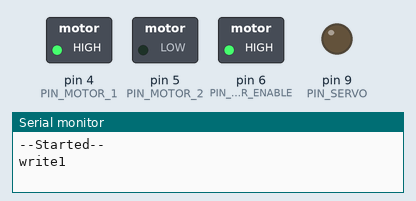
A sketch run on a simulated Arduino Uno, built with avr-gcc and run on an emulated ATmega328P. On the bench: switched loads named in the sketch (green lamp = pin HIGH), output pins drawn as LEDs (lit = HIGH), the last lines printed to the serial monitor. Pins used as bus, display or sensor lines are not drawn.

Above: at 1.0 s.
At 3.0 s:
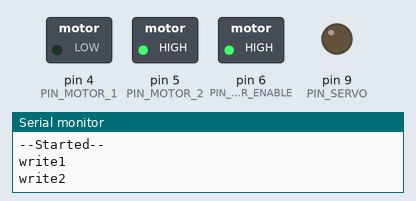
Timing chart, 0 to 4.7 s (numbered marks = the images above):
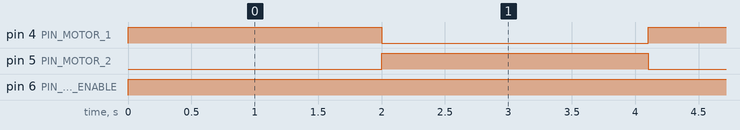

Measured:
- by itself, pin 4 (PIN_MOTOR_1): alternates HIGH for 2.0 s and LOW for 2.1 s
- by itself, pin 5 (PIN_MOTOR_2): alternates HIGH for 2.1 s and LOW for 2.0 s
- by itself, pin 6 (PIN_MOTOR_ENABLE): LOW → HIGH at 0.00 s

The sketch:

uchi.ino
```cpp
#include <Servo.h>
#include <IRremote.h>

Servo myservo;  // create servo object to control a servo
                // twelve servo objects can be created on most boards

int POS_1 = 90;
int POS_2 = 0;

int curPos = POS_1;    // variable to store the servo position

String serialString = "";
boolean hasSerialCommand = false;

int PIN_POWER = 10;
int PIN_SERVO = 9;
int PIN_IR_RECV = 11;
//int PIN_IR_SEND = 3; //this always has to be 3?

int PIN_MOTOR_ENABLE = 6;
int PIN_MOTOR_1 = 4;
int PIN_MOTOR_2 = 5;

IRrecv irrecv(PIN_IR_RECV);
decode_results irSignal;
IRsend irsend;

unsigned int SIGNAL_POWER_ON[19] = {
  2500, 2700, 800, 900, 750, 900, 800, 1900, 800, 1900, 800, 1900, 800, 1900, 800, 900, 750, 900, 800
};

unsigned int SIGNAL_POWER_OFF[19] = {
  2550, 2650, 800, 900, 750, 1950, 750, 950, 750, 900, 750, 1950, 750, 950, 700, 1950, 800, 1900, 800
};

unsigned int SIGNAL_AC_ON[100] = {
  //450, 1700, 450, 1700, 450, 1700, 450, 650, 400, 650, 450, 1700, 450, 600, 450, 650, 450, 600, 450, 650, 450, 600, 450, 1700, 450, 1700, 450, 600, 450, 1700, 450, 650, 450, 600, 450, 650, 450, 600, 450, 650, 400, 650, 450, 1700, 450, 1700, 450, 1700, 450, 1700, 450, 1700, 450, 1700, 450, 1650, 450, 1700, 450, 650, 450, 600, 450, 650, 450, 600, 450, 650, 400, 650, 450, 600, 450, 650, 450, 600, 450, 1700, 450, 1700, 450, 650, 400, 650, 450, 650, 400, 650, 450, 600, 450, 650, 450, 600, 450, 650, 450, 600, 450, 650
  //450, 650, 450, 600, 450, 650, 400, 650, 450, 650, 400, 650, 450, 600, 450, 650, 450, 600, 450, 1700, 450, 1700, 450, 650, 400, 650, 450, 650, 400, 650, 450, 600, 450, 650, 450, 600, 450, 650, 400, 650, 450, 650, 400, 650, 450, 600, 450, 650, 450, 1700, 450, 1700, 400, 650, 450, 650, 400, 650, 450, 650, 400, 650, 450, 600, 450, 650, 450, 600, 450, 1700, 450, 650, 400, 650, 450, 650, 400, 650, 450, 600, 450, 1700, 450, 650, 400
  4300, 4400, 500, 1700, 450, 1650, 500, 1650, 500, 1650, 450, 600, 500, 600, 450, 1700, 450, 650, 450, 600, 450, 650, 400, 600, 500, 600, 450, 1700, 450, 1700, 450, 600, 500, 1650, 500, 550, 500, 600, 450, 650, 450, 600, 450, 600, 500, 600, 450, 1700, 450, 1700, 450, 1700, 450, 1700, 450, 1650, 500, 1700, 450, 1650, 450, 1750, 450, 600, 450, 600, 450, 650, 450, 600, 450, 650, 450, 600, 450, 600, 450, 650, 450, 650, 400, 1700, 450, 600, 500, 600, 450, 650, 450, 1700, 400, 650, 450, 600, 450, 650, 450, 600, 450, 650
  //23826, 4300, 4400, 500, 1650, 500, 1650, 500, 1650, 450, 1700, 450, 600, 500, 600, 450, 1700, 450, 600, 500, 550, 500, 550, 500, 600, 500, 600, 450, 1700, 450, 1700, 450, 650, 450, 1650, 500, 550, 500, 600, 450, 600, 500, 600, 450, 600, 500, 600, 450, 1700, 450, 1700, 450, 1700, 450, 1650, 500, 1700, 450, 1650, 500, 1650, 500, 1700, 450, 600, 450, 600, 450, 650, 450, 600, 450, 650, 450, 600, 450, 650, 450, 600, 450, 600, 450, 1700, 450, 650, 450, 600, 450, 650, 450, 1650, 500, 600, 450, 600, 450, 650, 450, 600, 500, 600, 14286, 62556, 65436, 55656, 65436, 48050, 65436, 9700, 9550, 9800, 9800, 150, 34204, 250, 65436, 100, 65436, 100, 65436, 100, 65436, 100, 65436, 100, 65436, 100, 65436, 100, 65436, 100, 65436, 100, 65436, 100, 65436, 100, 65436, 100, 65436, 100, 65436, 100, 65436, 100, 65436, 39012, 64476, 27526, 52526, 18684, 12840, 51340, 41512, 51876, 25690, 38440, 18484, 52926, 38240, 18684, 63890, 12840, 41212, 39076, 38540, 13140, 18484, 240, 11404, 41412, 38876, 41712, 11740, 51190, 52526, 18684, 39726, 34594, 200, 100, 25500, 100, 38300, 100, 65436, 300, 65436, 2550, 50, 100, 50076, 100, 21916, 38430, 53416, 21484, 4574, 24504, 23516, 40466, 31574, 63494, 26454, 53412, 41262, 19108, 20622, 51516, 26904, 39076, 39676, 18684, 38080, 36108, 19184, 52826, 38812, 10916, 48158, 27354, 64476, 2600, 19184, 52826, 65436, 9800, 9800, 10390, 28100, 33480, 21984, 37394, 33680, 22184, 330
};

unsigned int SIGNAL_AC_OFF[100] = {
  450, 1700, 450, 600, 450, 1700, 450, 650, 400, 650, 450, 650, 400, 650, 450, 600, 450, 650, 450, 1700, 450, 1700, 450, 1700, 400, 1750, 400, 1700, 450, 1700, 450, 1700, 450, 1700, 450, 650, 450, 600, 450, 650, 400, 650, 450, 600, 450, 650, 450, 600, 450, 650, 450, 600, 450, 1700, 450, 1700, 450, 650, 400, 650, 450, 600, 450, 650, 450, 600, 450, 650, 450, 600, 450, 650, 400, 650, 450, 650, 400, 650, 450, 600, 450, 1700, 450, 1700, 450, 1700, 450, 650, 400, 650, 450, 650, 400, 650, 450, 600, 450, 650, 400, 650
};


void setup()
{
  Serial.begin(9600);
  irrecv.enableIRIn(); // Start the receiver
  //irrecv.blink13(true);

  pinMode(PIN_SERVO, OUTPUT);
  pinMode(PIN_POWER, OUTPUT);
  //pinMode(PIN_IR_SEND, OUTPUT); //done automatically?

  digitalWrite(PIN_POWER, HIGH); //start on
  //digitalWrite(PIN_POWER, LOW); //start off

  pinMode(PIN_MOTOR_ENABLE, OUTPUT);
  pinMode(PIN_MOTOR_1, OUTPUT);
  pinMode(PIN_MOTOR_2, OUTPUT);
  analogWrite(PIN_MOTOR_ENABLE, 0);
  //digitalWrite(PIN_MOTOR_ENABLE, HIGH);
 // digitalWrite(PIN_MOTOR_1, HIGH);
  //digitalWrite(PIN_MOTOR_2, HIGH);

  //digitalWrite(PIN_SERVO, HIGH);

  //digitalWrite(PIN_TRANS, HIGH);

  //myservo.attach(PIN_SERVO);
  //myservo.write(curPos);
  //Serial.println(curPos);
  //myservo.detach();

  //digitalWrite(PIN_TRANS, LOW);
  Serial.println("--Started--");
}

// Storage for the recorded code
int codeType = -1; // The type of code
unsigned long codeValue; // The code value if not raw
unsigned int rawCodes[RAWBUF]; // The durations if raw (RAWBUF == 101)
int rawLen; // The length of the code
int toggle = 0; // The RC5/6 toggle state

// Stores the code for later playback
// Most of this code is just logging
void storeCode(decode_results *results) {
  codeType = results->decode_type;
  rawLen = results->rawlen;
  //int count = results->rawlen;
  volatile unsigned int* rawBuf = results->rawbuf;

  Serial.println("-----------------");
  Serial.println("Received IR:: codeType: " + ((String)UNKNOWN) + ", rawLen: " + ((String)rawLen) + ", bits: " + ((String)results->bits));
  //if (codeType == UNKNOWN)
  //{
    Serial.println(sizeof(rawBuf) / sizeof(int));
    for (int i = 0; i < 500; i++) {
      Serial.print(results->rawbuf[i]);
      Serial.print(", ");
    }
    Serial.println("");

    // To store raw codes:
    // Drop first value (gap), start at 0 or 1?
    // Convert from ticks to microseconds
    // Tweak marks shorter, and spaces longer to cancel out IR receiver distortion
    Serial.print("  ");
    for (int i = 0; i < rawLen; i++) {
      if (i % 2) {
        rawCodes[i - 1] = results->rawbuf[i]*USECPERTICK - MARK_EXCESS; // Mark
      }
      else {
        rawCodes[i - 1] = results->rawbuf[i]*USECPERTICK + MARK_EXCESS; // Space
      }
      Serial.print(rawCodes[i - 1], DEC);
      if(i != rawLen-1)
        Serial.print(", ");
    }
    Serial.println("");
  //}
  //else
  //{
  //  Serial.println("unhandled codeType");
  //}
}

void loop()
{
  Serial.println("write1");
  //analogWrite(PIN_MOTOR_ENABLE, 0);
  digitalWrite(PIN_MOTOR_ENABLE, LOW);
  digitalWrite(PIN_MOTOR_1, HIGH);
  digitalWrite(PIN_MOTOR_2, LOW);
  //analogWrite(PIN_MOTOR_ENABLE, 255);
  digitalWrite(PIN_MOTOR_ENABLE, HIGH);
  delay(2000);
  Serial.println("write2");
  //analogWrite(PIN_MOTOR_ENABLE, 0);
  digitalWrite(PIN_MOTOR_ENABLE, LOW);
  digitalWrite(PIN_MOTOR_1, LOW);
  digitalWrite(PIN_MOTOR_2, HIGH);
  //analogWrite(PIN_MOTOR_ENABLE, 255);
  digitalWrite(PIN_MOTOR_ENABLE, HIGH);
  delay(2000);
  /*
  serialEvent();
  if (hasSerialCommand) {
    onCommand(serialString);
    serialString = "";
    hasSerialCommand = false;
  }

  if (irrecv.decode(&irSignal)) {
    //Serial.print("IR recv: (" + (String)irSignal.decode_type + ") "); //NEC, SONY, RC5, RC6, UNKNOWN
    //Serial.println(irSignal.value, HEX);
    storeCode(&irSignal);
    irrecv.resume(); // Receive the next value
  }
  */
  delay(100);
}

void onCommand(String cmdString) {
  Serial.println(">" + cmdString);

  if(cmdString == "on") {
    digitalWrite(PIN_POWER, HIGH);
    Serial.println("<POWER ON");
  }
  else if(cmdString == "off") {
    digitalWrite(PIN_POWER, LOW);
    Serial.println("<POWER OFF");
  }
  else if(cmdString == "push") {
    Serial.println("PUSH!");
    digitalWrite(PIN_MOTOR_ENABLE, HIGH);
    digitalWrite(PIN_MOTOR_1, HIGH);
    digitalWrite(PIN_MOTOR_2, LOW);
    delay(1000);
    digitalWrite(PIN_MOTOR_ENABLE, LOW);
    digitalWrite(PIN_MOTOR_1, LOW);
    digitalWrite(PIN_MOTOR_2, LOW);
  }
  else if(cmdString.startsWith("ir ")) {
    String irCmd = cmdString.substring(3);
    irCmd.trim();

    if(irCmd == "on") {
      for (int i = 0; i < 3; i++) {
        irsend.sendRaw(SIGNAL_POWER_ON, sizeof(SIGNAL_POWER_ON)/sizeof(int), 38);
        delay(40);
      }
      irrecv.enableIRIn();
      Serial.println("IR send: ON!!");
    }
    else if(irCmd == "off") {
      for (int i = 0; i < 3; i++) {
        irsend.sendRaw(SIGNAL_POWER_OFF, sizeof(SIGNAL_POWER_OFF)/sizeof(int), 38);
        delay(40);
      }
      irrecv.enableIRIn();
      Serial.println("IR send: OFF!!");
    }
    else if(irCmd == "ac on") {
      for (int i = 0; i < 3; i++) {
        irsend.sendRaw(SIGNAL_AC_ON, sizeof(SIGNAL_AC_ON)/sizeof(int), 38);
        delay(40);
      }
      irrecv.enableIRIn();
      Serial.println("IR send: AC ON!!");
    }
    else if(irCmd == "ac off") {
      for (int i = 0; i < 3; i++) {
        irsend.sendRaw(SIGNAL_AC_OFF, sizeof(SIGNAL_AC_OFF)/sizeof(int), 38);
        delay(40);
      }
      irrecv.enableIRIn();
      Serial.println("IR send: AC OFF!!");
    }
    else if(irCmd == "recorded") {
      for (int i = 0; i < 3; i++) {
        irsend.sendRaw(rawCodes, rawLen, 38);
        delay(40);
      }
      irrecv.enableIRIn();
      Serial.println("IR send: recorded");
    }
    else {
      //assume raw hex
      int hex = strToHex(irCmd);
      Serial.println(hex, HEX);
      //irsend.sendSony(0xa90, 12); //8F0C8B3A
    }
  }

  //digitalWrite(PIN_TRANS, HIGH);
  /*
  myservo.attach(PIN_SERVO);
  if(curPos == POS_1)
    rotateTo(POS_2);
  else
    rotateTo(POS_1);
  myservo.detach();
  */

  //digitalWrite(PIN_TRANS, LOW);
  //Serial.println("--");
}

int strToHex(String s) {
  char charBuf[50];
  s.toCharArray(charBuf, 50);
  int hex = strtoul(charBuf, NULL, 16);
  return hex;
}

void rotateTo(int toPos) {
  if(curPos == toPos)
    return;

  int dp = (curPos < toPos) ? 1 : -1;
  curPos += dp;
  myservo.write(curPos);
  Serial.println(curPos);
  delay(7);
  rotateTo(toPos);
}

void serialEvent() {
  while (Serial.available()) {
    char inChar = (char)Serial.read();// get the new byte:
    if (inChar == '\n') {
      hasSerialCommand = true;
    }
    else {
      serialString += inChar;
    }
  }
}
```
